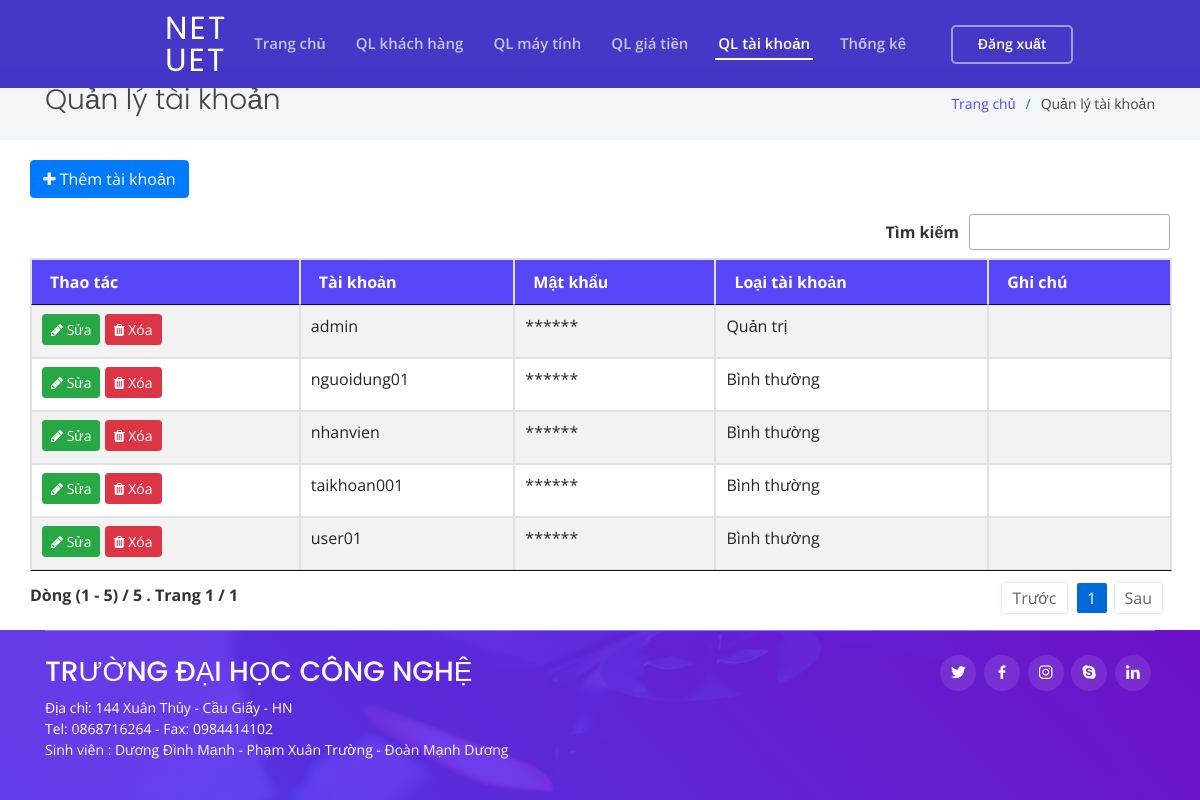
The page /ql-tai-khoan.php (signed in) on the database its author committed.
### tables this page shows
CREATE TABLE `taikhoan` (
  `taikhoan` varchar(16) NOT NULL COMMENT 'khóa chính',
  `matkhau` char(32) NOT NULL COMMENT 'mật khẩu mã hóa',
  `loaitaikhoan` varchar(255) NOT NULL DEFAULT 'Bình thường',
  `ghichu` varchar(255) DEFAULT NULL
);

### ql-tai-khoan.php (the view, shortened to what this page needs)
<?php
require_once('./include/function.php');
require_once('./header.php');
$querytaikhoan = mysqli_query($conn, "SELECT * FROM `taikhoan` WHERE 1 ORDER BY `taikhoan`.`taikhoan` ASC");
?>
<div class="row">
    <button id="submit" class="btn btn-primary mb-3" data-toggle="modal" data-target="#exampleModal" data-title="Thêm thông tin khách hàng" data-type="insert"><i class="fa fa-plus"></i> Thêm tài khoản</button>
    <table id="datatable" style="width:100%" class="table table-striped table-bordered">
        <thead>
            <tr>
                <th>Thao tác</th>
                <th>Tài khoản</th>
                <th>Mật khẩu</th>
                <th>Loại tài khoản</th>
                <th>Ghi chú</th>
            </tr>
        </thead>
        <tbody>
            <?php
            if ($querytaikhoan && $querytaikhoan->num_rows > 0) {
                while ($row = mysqli_fetch_assoc($querytaikhoan)) {
            ?>
                    <tr>
                        <td>
                            <a href="#" class="btn btn-sm btn-success mb-1" title="Sửa" data-toggle="modal" data-target="#exampleModal" data-taikhoan="<?= $row['taikhoan'] ?>" data-loaitaikhoan="<?= $row['loaitaikhoan'] ?>" data-ghichu="<?= $row['ghichu'] ?>" data-title="Cập nhật thông tin khách hàng" data-type="update">
                                <i class="fa fa-pencil"></i> Sửa
                            </a>
                            <a href="#" class="btn btn-sm btn-danger mb-1" title="Xóa" data-toggle="modal" data-target="#exampleModal2" data-taikhoan="<?= $row['taikhoan'] ?>">
                                <i class="fa fa-trash"></i> Xóa
                            </a>
                        </td>
                        <td><?= $row['taikhoan'] ?></td>
                        <td>******</td>
                        <td><?= $row['loaitaikhoan'] ?></td>
                        <td><?= $row['ghichu'] ?></td>
                    </tr>
            <?php
                }
            }
            ?>
        </tbody>
    </table>
</div>
<?php
require_once('./footer.php');
?>

### assets/css/styleDatatable.css (style rules this page uses)
table.dataTable { width:100%;margin:0 auto;clear:both;border-collapse:separate;border-spacing:0 }
table.dataTable thead th,table.dataTable tfoot th { font-weight:bold }
table.dataTable thead th,table.dataTable thead td { padding:10px 18px;border-bottom:1px solid #111 }
table.dataTable thead .sorting,table.dataTable thead .sorting_asc,table.dataTable thead .sorting_desc,table.dataTable thead .sorting_asc_disabled,table.dataTable thead .sorting_desc_disabled { cursor:pointer;*cursor:hand;background-repeat:no-repeat;background-position:center right }
table.dataTable tbody tr { background-color:#fff }
table.dataTable tbody th,table.dataTable tbody td { padding:8px 10px }
table.dataTable.no-footer { border-bottom:1px solid #111 }
table.dataTable,table.dataTable th,table.dataTable td { box-sizing:content-box }

### assets/css/style.css (style rules this page uses)
body { font-family: "Open Sans", sans-serif; color: #444444; cursor: url(../cursor/xanhla.cur), auto; }
a { color: #5846f9; }
table.dataTable thead tr { background: #5846f9; color: #fff; }
table.dataTable thead th { vertical-align: middle; }

### rows shown on the page
taikhoan: taikhoan "admin", loaitaikhoan "Quản trị"
taikhoan: taikhoan "nguoidung01", loaitaikhoan "Bình thường"
taikhoan: taikhoan "nhanvien", loaitaikhoan "Bình thường"
taikhoan: taikhoan "taikhoan001", loaitaikhoan "Bình thường"
taikhoan: taikhoan "user01", loaitaikhoan "Bình thường"

### other values the page prints
$title "Quản lý tài khoản"
